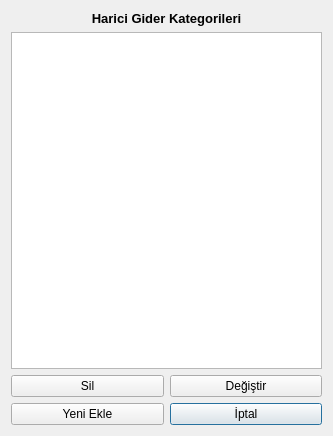
<?xml version="1.0" encoding="UTF-8"?>
<ui version="4.0">
 <class>HariciGiderAyarDialog</class>
 <widget class="QDialog" name="HariciGiderAyarDialog">
  <property name="geometry">
   <rect>
    <x>0</x>
    <y>0</y>
    <width>333</width>
    <height>436</height>
   </rect>
  </property>
  <property name="windowTitle">
   <string>Dialog</string>
  </property>
  <layout class="QVBoxLayout" name="verticalLayout">
   <item>
    <widget class="QLabel" name="label">
     <property name="text">
      <string>&lt;html&gt;&lt;head/&gt;&lt;body&gt;&lt;p align=&quot;center&quot;&gt;&lt;span style=&quot; font-size:10pt; font-weight:600;&quot;&gt;Harici Gider Kategorileri&lt;/span&gt;&lt;/p&gt;&lt;/body&gt;&lt;/html&gt;</string>
     </property>
    </widget>
   </item>
   <item>
    <widget class="QListView" name="listView">
     <property name="editTriggers">
      <set>QAbstractItemView::NoEditTriggers</set>
     </property>
     <property name="alternatingRowColors">
      <bool>true</bool>
     </property>
     <property name="selectionBehavior">
      <enum>QAbstractItemView::SelectRows</enum>
     </property>
     <property name="selectionRectVisible">
      <bool>true</bool>
     </property>
    </widget>
   </item>
   <item>
    <layout class="QHBoxLayout" name="horizontalLayout_2">
     <item>
      <widget class="QPushButton" name="pushButton_delete">
       <property name="text">
        <string>Sil</string>
       </property>
      </widget>
     </item>
     <item>
      <widget class="QPushButton" name="pushButton_change">
       <property name="text">
        <string>Değiştir</string>
       </property>
      </widget>
     </item>
    </layout>
   </item>
   <item>
    <layout class="QHBoxLayout" name="horizontalLayout">
     <item>
      <widget class="QPushButton" name="pushButton_addNew">
       <property name="text">
        <string>Yeni Ekle</string>
       </property>
      </widget>
     </item>
     <item>
      <widget class="QPushButton" name="pushButton_close">
       <property name="text">
        <string>İptal</string>
       </property>
       <property name="checkable">
        <bool>false</bool>
       </property>
       <property name="autoExclusive">
        <bool>false</bool>
       </property>
       <property name="default">
        <bool>true</bool>
       </property>
       <property name="flat">
        <bool>false</bool>
       </property>
      </widget>
     </item>
    </layout>
   </item>
  </layout>
 </widget>
 <resources/>
 <connections>
  <connection>
   <sender>pushButton_close</sender>
   <signal>clicked()</signal>
   <receiver>HariciGiderAyarDialog</receiver>
   <slot>close()</slot>
   <hints>
    <hint type="sourcelabel">
     <x>289</x>
     <y>415</y>
    </hint>
    <hint type="destinationlabel">
     <x>313</x>
     <y>432</y>
    </hint>
   </hints>
  </connection>
 </connections>
</ui>
